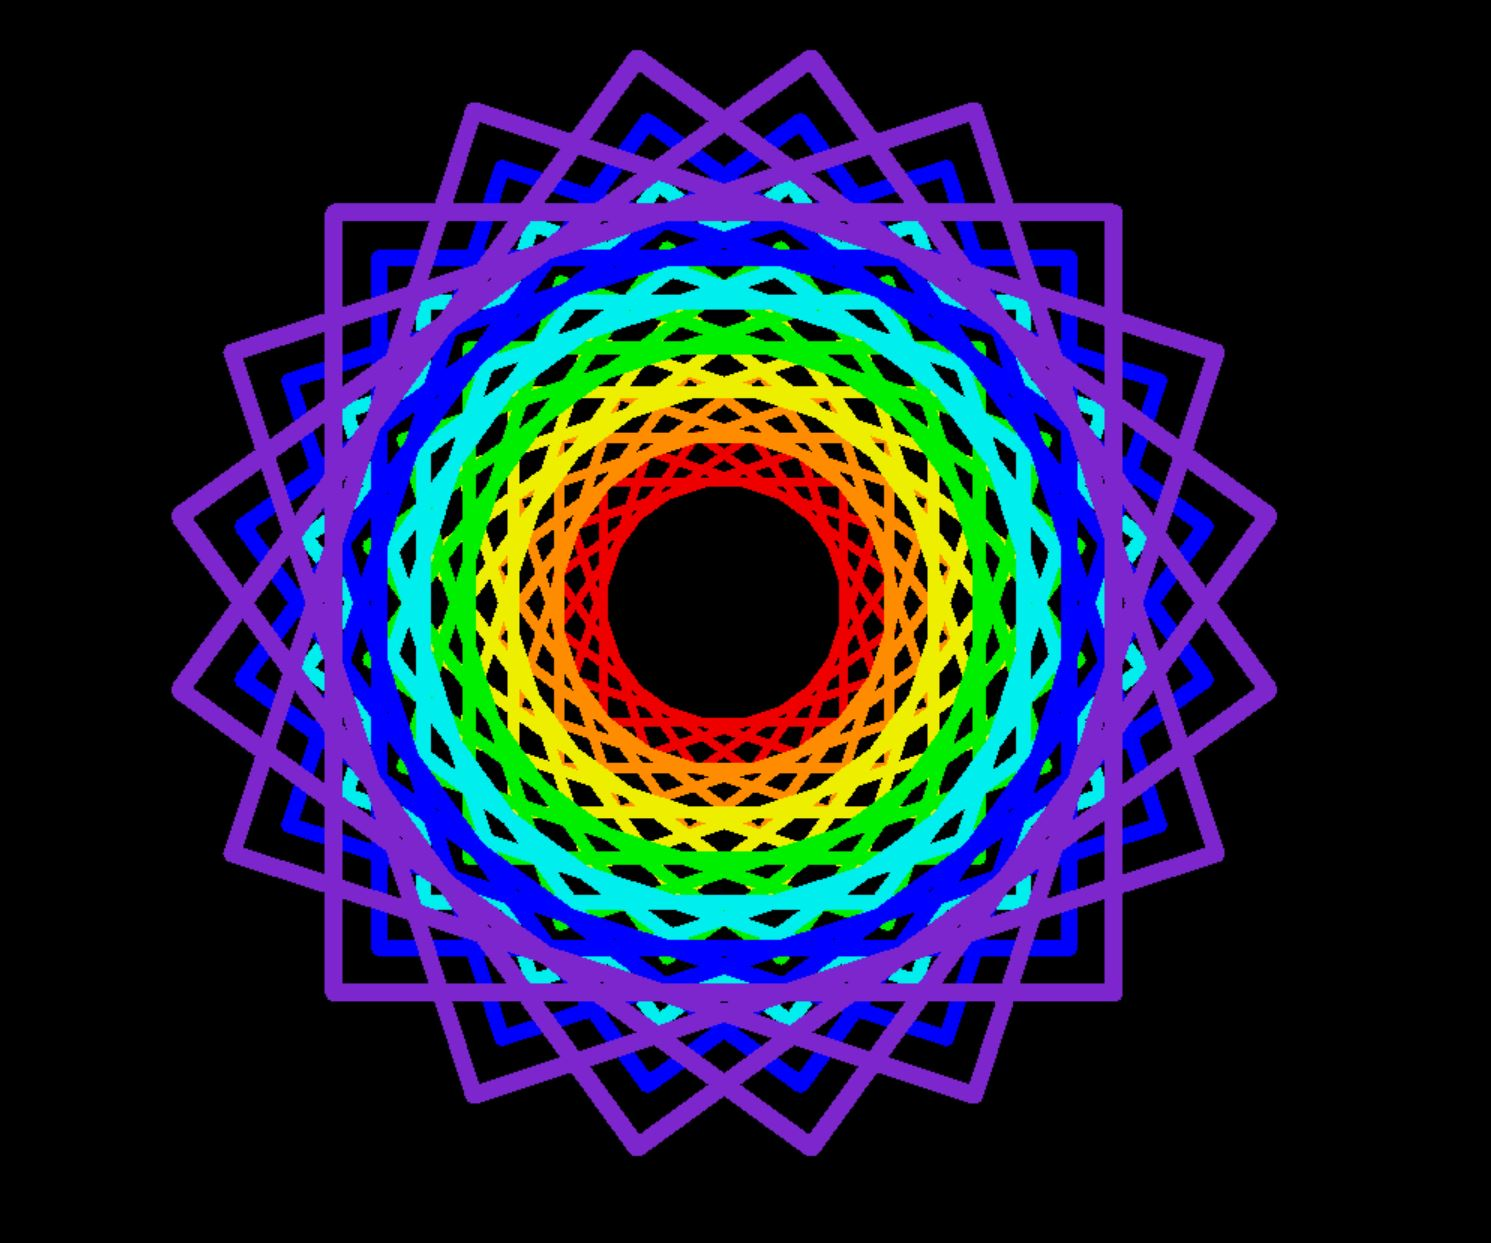

Recreate this plot in Python.
from turtle import *
import random
setheading(90)
total_color = ['red2', 'dark orange', 'yellow2',
               'green2', 'cyan2', 'blue', 'purple3']
pensize(6)
colormode(255)
bgcolor('black')
speed(0)
length = 50
tracer(0)
for j in range(0, 7):
    length += 30
    pensize(6+j)
    for i in range(0, 20):

        penup()
        color_circle = total_color[j]
        forward(length)
        left(90)
        pendown()
        pencolor(color_circle)
        forward(length)
        left(90)
        forward(length)
        left(90)
        penup()
        forward(length)
        left(90)

        left(18)
        penup()

hideturtle()

ts = getscreen()
ts.getcanvas().postscript(file="work1.eps")
done()
